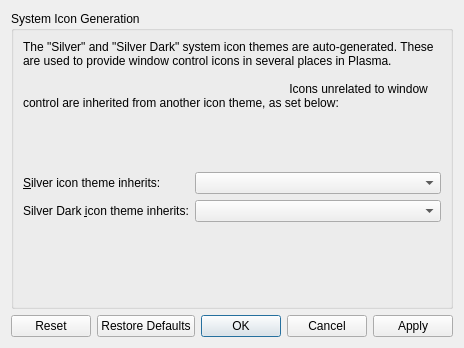
<?xml version="1.0" encoding="UTF-8"?>
<ui version="4.0">
        <class>SystemIconGeneration</class>
        <widget class="QDialog" name="SystemIconGeneration">
                <property name="geometry">
                        <rect>
                                <x>0</x>
                                <y>0</y>
                                <width>459</width>
                                <height>348</height>
                        </rect>
                </property>
                <property name="windowTitle">
                        <string>Dialog</string>
                </property>
                <layout class="QVBoxLayout" name="verticalLayout">
                        <item>
                                <widget class="QGroupBox" name="groupBox_5">
                                        <property name="title">
                                                <string>System Icon Generation</string>
                                        </property>
                                        <layout class="QVBoxLayout" name="verticalLayout_2">
                                                <item alignment="Qt::AlignTop">
                                                        <widget class="QLabel" name="label">
                                                                <property name="text">
                                                                        <string>The &quot;Silver&quot; and &quot;Silver Dark&quot; system icon themes are auto-generated. These are used to provide window control icons in several places in Plasma.

                                                                                Icons unrelated to window control are inherited from another icon theme, as set below:</string>
                                                                </property>
                                                                <property name="wordWrap">
                                                                        <bool>true</bool>
                                                                </property>
                                                        </widget>
                                                </item>
                                                <item>
                                                        <layout class="QFormLayout" name="formLayout">
                                                                <item row="0" column="0">
                                                                        <widget class="QLabel" name="label_2">
                                                                                <property name="text">
                                                                                        <string>&amp;Silver icon theme inherits:</string>
                                                                                </property>
                                                                                <property name="buddy">
                                                                                        <cstring>silverIconThemeInherits</cstring>
                                                                                </property>
                                                                        </widget>
                                                                </item>
                                                                <item row="1" column="0">
                                                                        <widget class="QLabel" name="label_3">
                                                                                <property name="text">
                                                                                        <string>Silver Dark &amp;icon theme inherits:</string>
                                                                                </property>
                                                                                <property name="buddy">
                                                                                        <cstring>silverDarkIconThemeInherits</cstring>
                                                                                </property>
                                                                        </widget>
                                                                </item>
                                                                <item row="0" column="1">
                                                                        <widget class="QComboBox" name="silverIconThemeInherits" />
                                                                </item>
                                                                <item row="1" column="1">
                                                                        <widget class="QComboBox" name="silverDarkIconThemeInherits" />
                                                                </item>
                                                        </layout>
                                                </item>
                                        </layout>
                                </widget>
                        </item>
                        <item>
                                <widget class="QDialogButtonBox" name="buttonBox">
                                        <property name="orientation">
                                                <enum>Qt::Horizontal</enum>
                                        </property>
                                        <property name="standardButtons">
                                                <set>QDialogButtonBox::Apply|QDialogButtonBox::Cancel|QDialogButtonBox::Ok|QDialogButtonBox::Reset|QDialogButtonBox::RestoreDefaults</set>
                                        </property>
                                </widget>
                        </item>
                </layout>
        </widget>
        <resources>
                <include location="silverdecoration_config.qrc" />
        </resources>
        <connections>
                <connection>
                        <sender>buttonBox</sender>
                        <signal>accepted()</signal>
                        <receiver>SystemIconGeneration</receiver>
                        <slot>accept()</slot>
                        <hints>
                                <hint type="sourcelabel">
                                        <x>257</x>
                                        <y>384</y>
                                </hint>
                                <hint type="destinationlabel">
                                        <x>262</x>
                                        <y>191</y>
                                </hint>
                        </hints>
                </connection>
                <connection>
                        <sender>buttonBox</sender>
                        <signal>rejected()</signal>
                        <receiver>SystemIconGeneration</receiver>
                        <slot>reject()</slot>
                        <hints>
                                <hint type="sourcelabel">
                                        <x>391</x>
                                        <y>384</y>
                                </hint>
                                <hint type="destinationlabel">
                                        <x>376</x>
                                        <y>190</y>
                                </hint>
                        </hints>
                </connection>
        </connections>
</ui>
